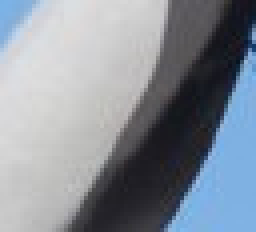
#> input picture imagens/pas_eo/p4.jpg, 64 x 58 px (shown 4 times larger)
$ python juncao_carac.py
#> lines starting #> are read from the running program, lines starting #| are printed output that depends on the picture
### homog/featuresutil.py
import cv2 as cv
from math import sqrt
import types

import numpy as np


# [34 lines left out: functions res_img, distancia_entre_pontos, retangulo2, retangulo, not called in this run]

def circulo(ponto, raio, imagem):
    cv.circle(imagem, ponto, raio, (255, 0, 0), 3)
    return imagem

# [86 lines left out: functions reta2, reta, pontos, linha, not called in this run]
def sift_detectores_e_descritores(imagem):

    """ Recebe uma imagem (numpy) e retorna uma tupla com os detectores e descritores """

    # Converte para cinza
    gray = cv.cvtColor(imagem, cv.COLOR_BGR2GRAY)

    # Cria o objeto sift
    sift = cv.SIFT_create()

    # Pega os detectores e descritores
    kp, des = sift.detectAndCompute(gray, None)

    return kp, des

# [66 lines left out: functions orb_detectores_e_descritores, sift_correspondencias, orb_correspondencias, not called in this run]
    #return kp1, kp2, matches

### homog/testes/juncao_carac.py
import cv2 as cv
import numpy as np
from homog import featuresutil as ft

path1 = '../../imagens/pas_eo/p4.jpg'
path2 = '../../imagens/pas_eo/1.jpg'


def imprime_informacoes(kp):
  if len(kp) == 0:
    print('Não há pontos')
    return
  print('Quantidade de Pontos: ', len(kp))
  print('Coordenadas')
  for i in range(len(kp)):
    print(kp[i], ' - ', kp[i].pt)

  print('Relevância')
  for i in range(len(kp)):
    print(kp[i], ' - ', kp[i].response)

img_patch1 = cv.imread(path1)
#> img_patch1 is the input picture: shape (58, 64, 3); mean B, G, R 152.5, 142.5, 134.8
img_original = cv.imread(path2)
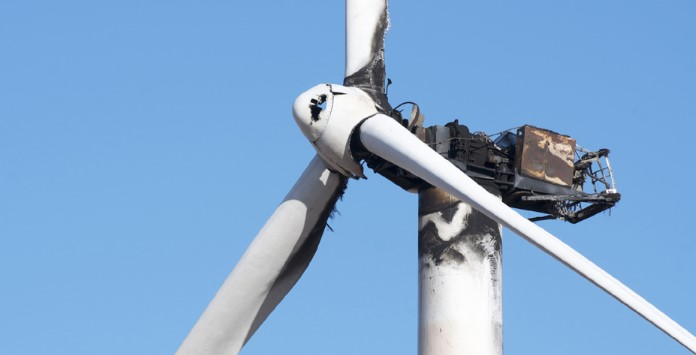
#> input picture imagens/pas_eo/1.jpg, 696 x 355 px
#> img_original is the input picture: shape (355, 696, 3); mean B, G, R 208.6, 167.7, 128.4

# [19 lines of commented-out code are left out]

medianBlur_img_patch1 = cv.bilateralFilter(img_patch1, 9,75,75)
medianBlur_img_original = cv.bilateralFilter(img_original, 9,75,75)

# [8 lines of commented-out code are left out]
kp1, des1 = ft.sift_detectores_e_descritores(img_patch1)
#> in sift_detectores_e_descritores, `gray = cv.cvtColor(imagem, cv.COLOR_BGR2GRAY)`:
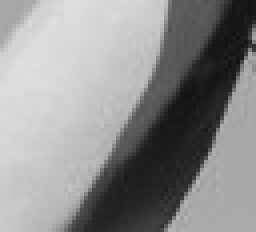
#> gray: shape (58, 64) (shown 4 times larger); min 16, max 223, mean 141.4
#> in sift_detectores_e_descritores, `kp, des = sift.detectAndCompute(gray, None)`: kp = 6 keypoints; (x, y, size): (51, 37, 2.2), (57, 22, 2.1), (18, 45, 7.8), (35, 21, 2), (34, 24, 1.9), (31, 34, 2.1)
#> kp1 has the same summary as kp in sift_detectores_e_descritores
kp2, des2 = ft.sift_detectores_e_descritores(img_original)
#> in sift_detectores_e_descritores (call 2), `gray = cv.cvtColor(imagem, cv.COLOR_BGR2GRAY)`:
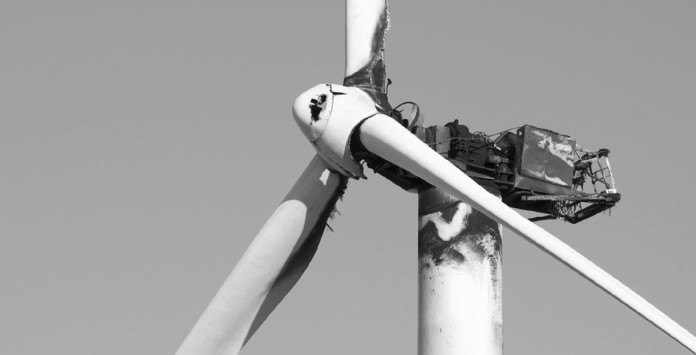
#> gray: shape (355, 696); min 1, max 255, mean 160.6
#> in sift_detectores_e_descritores (call 2), `kp, des = sift.detectAndCompute(gray, None)`: kp = 461 keypoints; strongest (x, y, size): (323, 98, 4.4), (316, 110, 8.6), (313, 100, 2.8), (335, 93, 2.7)
#> kp2 has the same summary as kp in sift_detectores_e_descritores

# Detectores e descritores das duas imagens com filtros
kp1_medianBlur, des1_medianBlur = ft.sift_detectores_e_descritores(medianBlur_img_patch1)
#> in sift_detectores_e_descritores (call 3), `kp, des = sift.detectAndCompute(gray, None)`: kp = 2 keypoints; (x, y, size): (48, 43, 2.1), (36, 24, 1.9)
#> kp1_medianBlur has the same summary as kp in sift_detectores_e_descritores
kp2_medianBlur, des2_medianBlur = ft.sift_detectores_e_descritores(medianBlur_img_original)
#> in sift_detectores_e_descritores (call 4), `kp, des = sift.detectAndCompute(gray, None)`: kp = 324 keypoints; strongest (x, y, size): (323, 98, 4.4), (313, 100, 2.8), (316, 110, 8.7), (335, 93, 2.6)
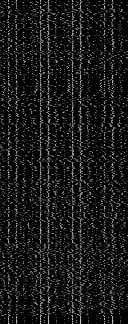
#> des2_medianBlur: shape (324, 128) float32; min 0, max 203, mean 23.7
#> kp2_medianBlur has the same summary as kp in sift_detectores_e_descritores

# Desenhando os pontos sobre as imagens originais
img_patch1_out = cv.drawKeypoints(img_patch1, kp1, img_patch1)
original_out = cv.drawKeypoints(img_original, kp2, img_original)
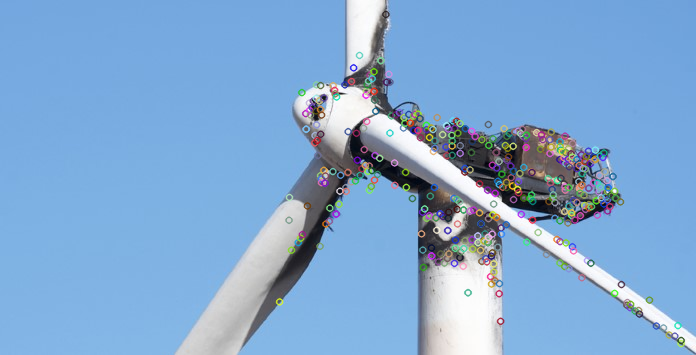
#> original_out: shape (355, 696, 3); mean B, G, R 208.5, 168, 129

# Desenhando os pontos sobre as imagens com filtros
medianBlur_img_patch1_out = cv.drawKeypoints(medianBlur_img_patch1, kp1_medianBlur, medianBlur_img_patch1)
medianBlur_img_original_out = cv.drawKeypoints(medianBlur_img_original, kp2_medianBlur, medianBlur_img_original)
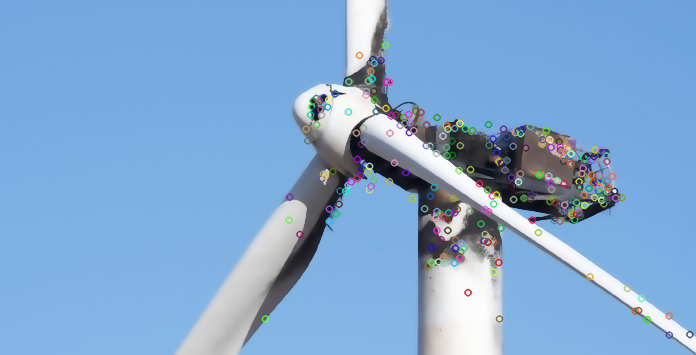
#> medianBlur_img_original_out: shape (355, 696, 3); mean B, G, R 208.3, 167.9, 128.7

print('kp1')
imprime_informacoes(kp1)
#| Quantidade de Pontos:  6
#> the loop in imprime_informacoes, `for i in range(len(kp)):` made 6 passes
#> (printed output is left out)

# print('kp1_medianBlur')
# imprime_informacoes(kp1_medianBlur)

print('Original')
imprime_informacoes(kp2)
#| Quantidade de Pontos:  461
#> the loop in imprime_informacoes (call 2), `for i in range(len(kp)):` made 461 passes
#> (printed output is left out)

# [11 lines of commented-out code are left out]
bf = cv.BFMatcher()
# Correspondências imagens sem filtro
#matches = bf.knnMatch(des1, des2, k=2)

# Correspondências imagens com filtro
matches = bf.knnMatch(des1_medianBlur, des2_medianBlur, k=2)
#> matches = 2 matches
# Apply ratio test
good = []
for m, n in matches:
    if m.distance < 0.75*n.distance:
        good.append([m])
#> this loop made 2 passes
#> after the loop, good = []
# cv.drawMatchesKnn expects list of lists as matches.

# Desenhando imagem sem filtro
#img3 = cv.drawMatchesKnn(img_patch1, kp1, img_original, kp2, good, None, flags=cv.DrawMatchesFlags_NOT_DRAW_SINGLE_POINTS)

# Desenhando imagem com filtro
img3 = cv.drawMatchesKnn(medianBlur_img_patch1, kp1_medianBlur, medianBlur_img_original, kp2_medianBlur, good, None, flags=cv.DrawMatchesFlags_NOT_DRAW_SINGLE_POINTS)
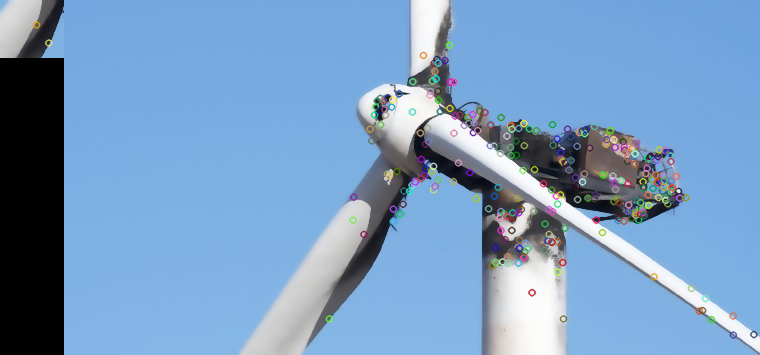
#> img3: shape (355, 760, 3); mean B, G, R 192.8, 155.7, 119.7
cv.imshow('', img3)
cv.waitKey(0)

print(len(kp1))
print(len(kp2))
